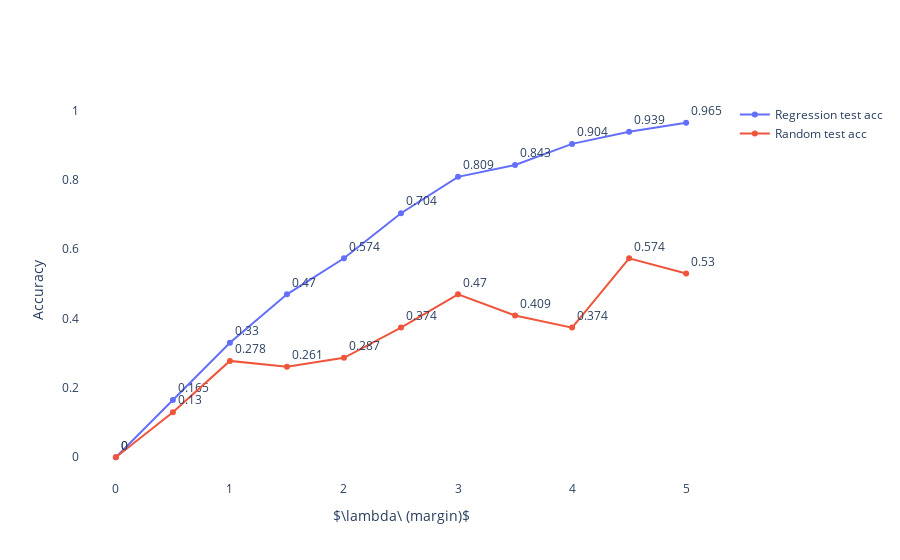

Notebook code cell kept with this figure:
### Code cell
acc_test_df = pd.DataFrame({"accuracy":acc_test_arr,"pred_type":'RegressionForst','margin':margin_lst})
acc_rand_df = pd.DataFrame({"accuracy":acc_random_arr,"pred_type":'random','margin':margin_lst})
acc_df = pd.concat([acc_test_df,acc_rand_df])
# acc_df['margin'] = margin_lst
# px.line(acc_df,x='margin',y='accuracy',color='pred_type')
layout = dict(plot_bgcolor='white',
              xaxis=dict(title='$\lambda\ (margin)$',
                         showgrid=True),
              yaxis=dict(title='Accuracy',
                         showgrid=True))


fig = go.Figure(data=go.Scatter(x=acc_test_df['margin'], y=acc_test_df['accuracy']
                               , text=acc_test_df['accuracy']
                               , textposition='top right'
                               , mode='lines+markers+text'
                               , name ='Regression test acc'),
                layout=layout)

fig.add_trace(go.Scatter(x=acc_rand_df['margin'], y=acc_rand_df['accuracy']
                         , text=acc_rand_df['accuracy']
                         , textposition='top right'
                         , mode='lines+markers+text'
                         , name ='Random test acc'))
# fig.data[0].text = 



#line(acc_rand_df,x='margin',y='accuracy',color='pred_type')

### Figure 1 — Plotly figure (JSON) as saved in the notebook; plotly's stock layout.template omitted (floating-point values rounded to 4 significant figures)
{"data": [{"mode": "lines+markers+text", "name": "Regression test acc", "text": [0, 0.165, 0.33, 0.47, 0.574, 0.704, 0.809, 0.843, 0.904, 0.939, 0.965], "textposition": "top right", "type": "scatter", "x": [0, 0.5, 1, 1.5, 2, 2.5, 3, 3.5, 4, 4.5, 5], "y": [0, 0.165, 0.33, 0.47, 0.574, 0.704, 0.809, 0.843, 0.904, 0.939, 0.965]}, {"mode": "lines+markers+text", "name": "Random test acc", "text": [0, 0.13, 0.278, 0.261, 0.287, 0.374, 0.47, 0.409, 0.374, 0.574, 0.53], "textposition": "top right", "type": "scatter", "x": [0, 0.5, 1, 1.5, 2, 2.5, 3, 3.5, 4, 4.5, 5], "y": [0, 0.13, 0.278, 0.261, 0.287, 0.374, 0.47, 0.409, 0.374, 0.574, 0.53]}], "layout": {"plot_bgcolor": "white", "xaxis": {"showgrid": true, "title": {"text": "$\\lambda\\ (margin)$"}}, "yaxis": {"showgrid": true, "title": {"text": "Accuracy"}}}}
